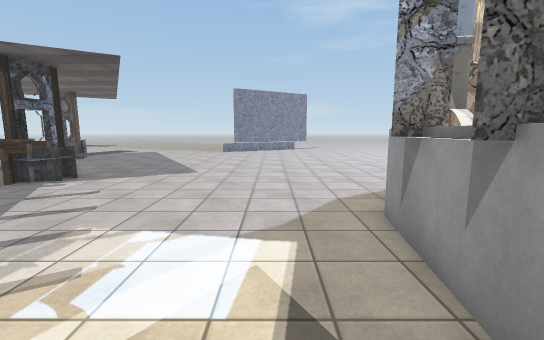
View 1 (above)

17 first-person views from a walk through a 3-D level made in the Unity game engine. The camera is 1.5 m above the floor, tilts 8° down and sees 90° across. The floor is counted in squares, 1 m on a side. Each view is taken from the middle of a square. On the plan, view 1 faces up. The plan holds only what a view shows up to about 14 squares ahead; the rest is blank. The place goes on beyond the plan. The player character is not drawn. Some surface patterns are stand-ins.

View 2
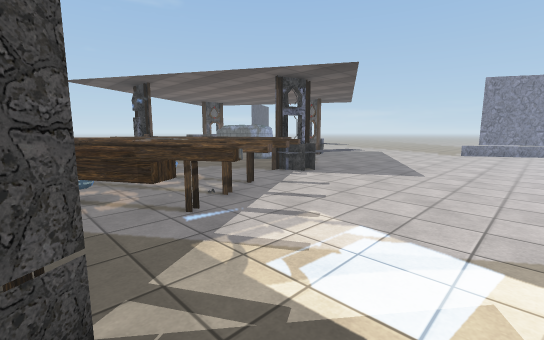

View 3
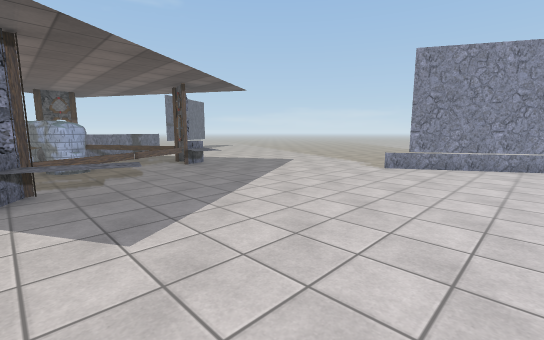

View 4
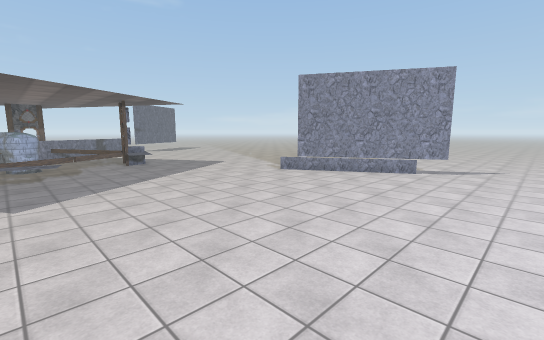

View 5
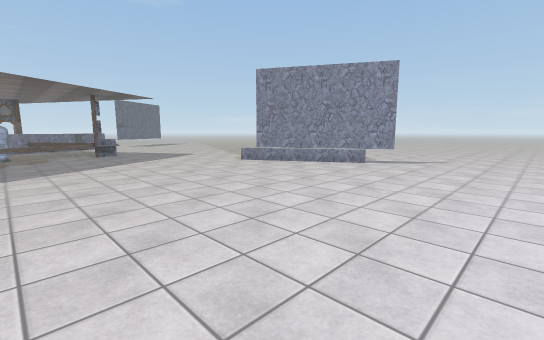

View 6
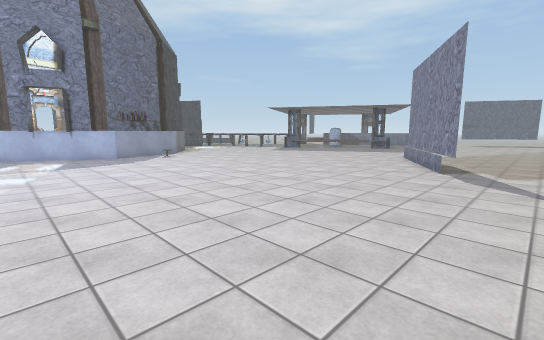

View 7
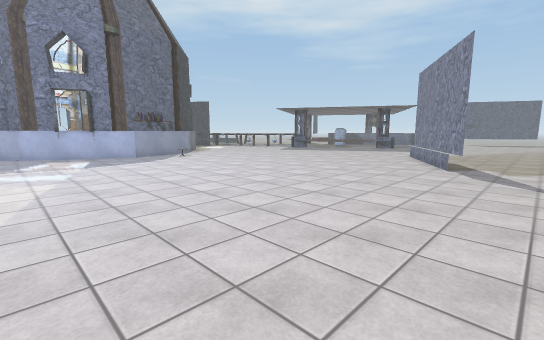

View 8
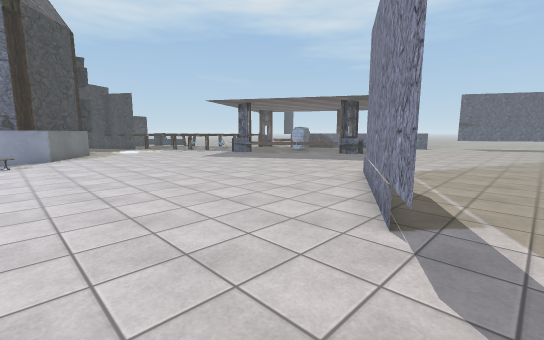

View 9
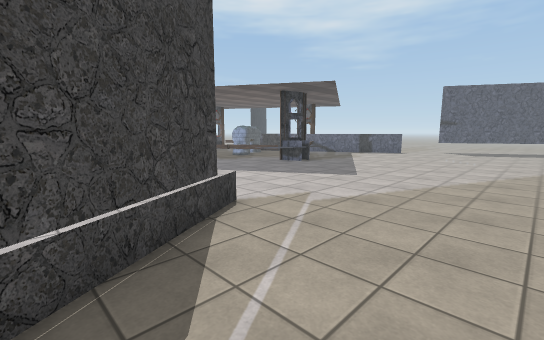

View 10
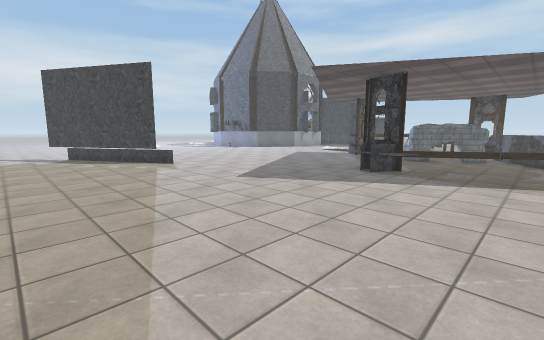

View 11
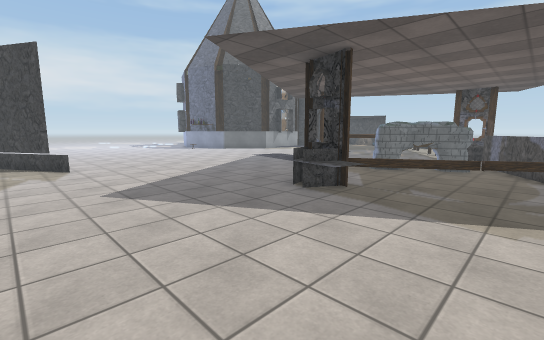

View 12
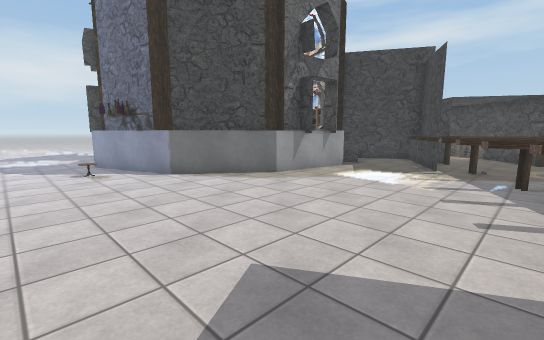

View 13
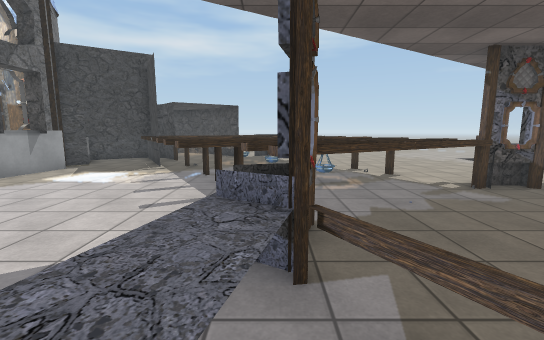

View 14
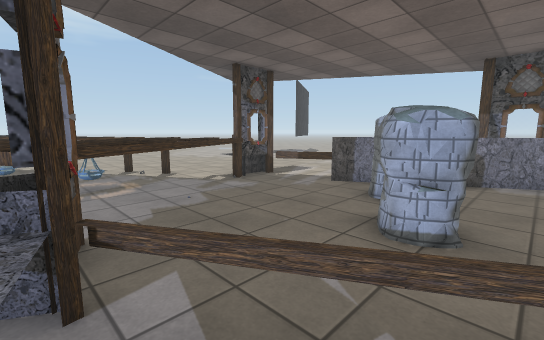

View 15
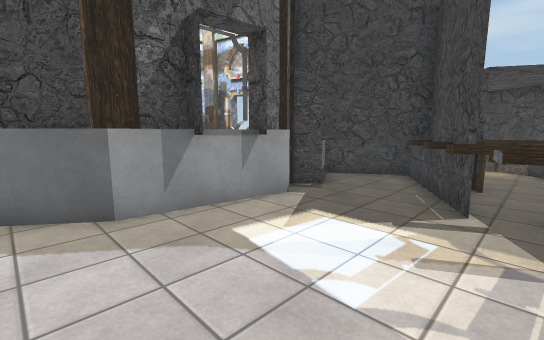

View 16
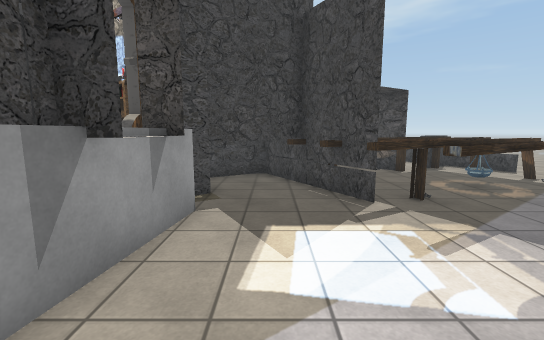

View 17
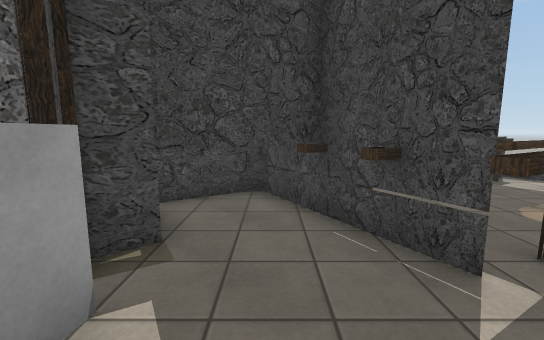

### Floor plan
Key: @ floor where view 1 was taken; # wall or solid block; . floor; / step, stairs or slope; = window, fence, low wall or low ledge; ^ raised ledge; P pillar; S statue; B bookshelf; O other object.
Columns run from 16 left of view 1 to 14 right of it. Each row starts with its distance up from view 1.
 26 . .............................
 25 ..............................
 24 ..................##...........
 23 ................###............
 22 ...............##..............
 21 .............###...............
 20 ............==.................
 19 ...............................
 18 ...............................
 17 ...............................
 16 ...^^^^^.......................
 15 ...OPPO^.......................
 14 .OO...O........................
 13 OO....O........................
 12  ......O.......................
 11 #...##.OO.^....................
 10 #.####..O^^.........../........
  9  ###.....P^............O##.....
  8  ##.....PP...........#      #..
  7  O....O##O..........##       #.
  6 .O...#####.O.......#SS       O#
  5 ^^PPO#####O O.....#SS
  4 ^ ^^O######O......##
  3   .. #######OO....#
  2   ..O########O....#
  1  ....O## #####O...
  0 ......## ######.@.#B
 -1 ......O  #####OO.##
 -2 ... ..OO############B
 -3      ..O###########
 -4      ..=###O#  ###
 -5      .. ### #
 -6         #
 -7               ##

Where each view was taken, in squares from view 1:
view 1: 0 up, 0 right, facing up
view 2: 0 up, 0 right, facing up-left
view 3: 9 up, 1 right, facing up-left
view 4: 10 up, 6 right, facing up-left
view 5: 11 up, 8 right, facing up-left
view 6: 26 up, 13 right, facing down-left
view 7: 26 up, 14 right, facing down-left
view 8: 25 up, 6 right, facing down-left
view 9: 25 up, 0 right, facing down-left
view 10: 26 up, 16 left, facing down-right
view 11: 22 up, 16 left, facing down-right
view 12: 12 up, 5 left, facing down-right
view 13: 12 up, 7 left, facing down
view 14: 12 up, 7 left, facing down-left
view 15: 6 up, 3 left, facing down-right
view 16: 6 up, 0 right, facing down
view 17: 3 up, 0 right, facing down
